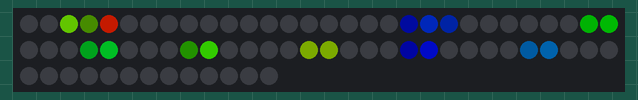
Recording of a sketch running on a simulated Arduino Uno, built with avr-gcc and run on an emulated ATmega328P. Shown: 73 RGB LEDs in strip order, left to right, continuing on the next row. Dim RGB values are drawn brighter than linear; colours are those a GRB WS2812 strip shows for the declared byte order; random numbers use the default seed unless the sketch sets one.

Above: at 0.16 s.
At 11.44 s:
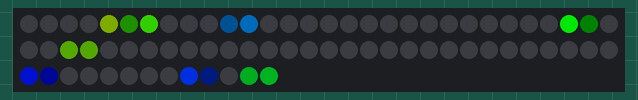
At 18.15 s:
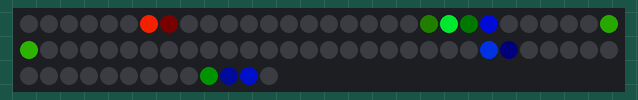
At 19.06 s:
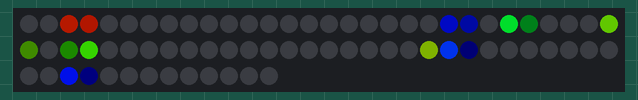
At 22.42 s:
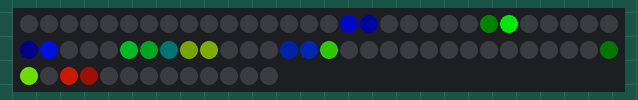
At 38.58 s:
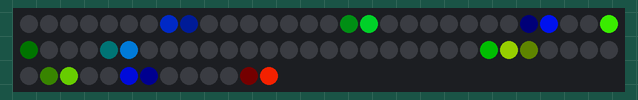

The sketch:

blob-test.ino
```cpp
#include "FastLED.h"
#include "lib8tion.h"

#define NUM_LEDS 73
CRGB leds[NUM_LEDS];
#define PIN 7

char dataString[50] = {0};

float v[10]; // velocity
float p[10]; // position
int hues[10]; // color

void initBlobs()
{
  for (int i=0; i<10; i++)
  {
    v[i] = (((float)random(100) / 100.0) - 0.5) / 500.0;
    p[i] = (float)random(100) / 100.0;
    hues[i] = random(255);
  }
}

void updateBlobs()
{
  setAll(0,0,0);
  for (int i=0; i<10; i++)
  {
    p[i] = p[i] + v[i];
    if (p[i] > 1.0) p[i] -= 1.0;
    if (p[i] < 0) p[i] += 1.0;
    float pos = p[i] * (float)NUM_LEDS;
    //Serial.println(pos);
    int n = floor(pos);
    float frac = pos - (float)n;
    int dim = frac * 256.0;
    //Serial.println (dim);
    leds[n] = CHSV (hues[i], 0xff, 256-dim);
    if (n+1 < NUM_LEDS)
      leds[n+1] = CHSV (hues[i], 0xff, dim);;
  }
}

void setup()
{
  Serial.begin(9600);
  randomSeed(analogRead(0));
  FastLED.addLeds<WS2813, PIN, RGB>(leds, NUM_LEDS).setCorrection( TypicalLEDStrip );
  initBlobs();
}

void loop() {
  updateBlobs();
  FastLED.show();
}

void showStrip() {
   FastLED.show();
}

void setPixel(int Pixel, byte red, byte green, byte blue) {
   leds[Pixel].r = red;
   leds[Pixel].g = green;
   leds[Pixel].b = blue;
}

void setAll(byte red, byte green, byte blue) {
  for(int i = 0; i < NUM_LEDS; i++ ) {
    setPixel(i, red, green, blue);
  }
  showStrip();
}

void meteorRain(byte red, byte green, byte blue, byte meteorSize, byte meteorTrailDecay, boolean meteorRandomDecay, int SpeedDelay, boolean forward) {
  setAll(0,0,0);

  if (forward)
  {
    for(int i = 0; i < NUM_LEDS+NUM_LEDS; i++) {


      // fade brightness all LEDs one step
      for(int j=0; j<NUM_LEDS; j++) {
        if( (!meteorRandomDecay) || (random(10)>5) ) {
          fadeToBlack(j, meteorTrailDecay );
        }
      }

      // draw meteor
      for(int j = 0; j < meteorSize; j++) {
        if( ( i-j <NUM_LEDS) && (i-j>=0) ) {
          setPixel(i-j, red, green, blue);
        }
      }

      showStrip();
      delay(SpeedDelay);
    }
  }
  else
  {
    for(int i = NUM_LEDS-1; i > -NUM_LEDS; i--) {


      // fade brightness all LEDs one step
      for(int j=0; j<NUM_LEDS; j++) {
        if( (!meteorRandomDecay) || (random(10)>5) ) {
          fadeToBlack(j, meteorTrailDecay );
        }
      }

      // draw meteor
      for(int j = 0; j < meteorSize; j++) {
        if( ( i+j < NUM_LEDS) && (i+j>=0) ) {
          setPixel(i+j, red, green, blue);
        }
      }

      showStrip();
      delay(SpeedDelay);
    }
  }
}

void fadeToBlack(int ledNo, byte fadeValue) {
   leds[ledNo].fadeToBlackBy( fadeValue );
}
```
